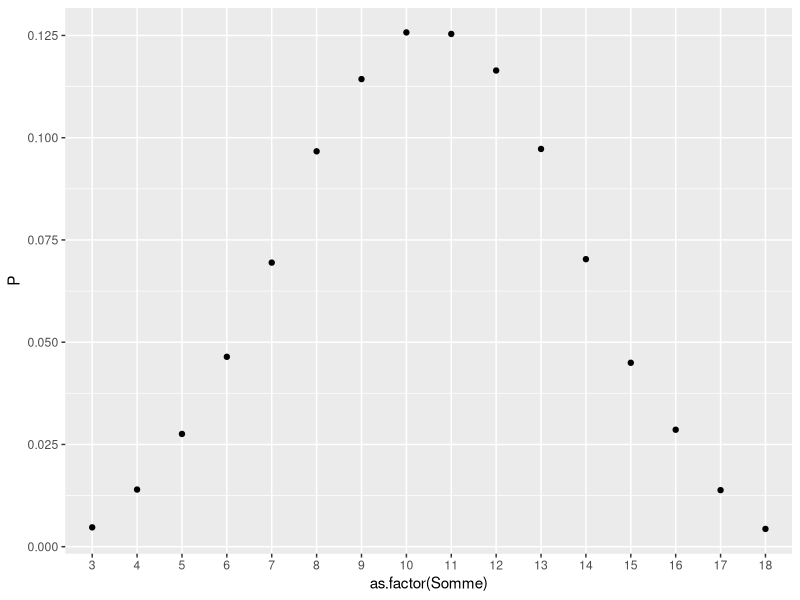
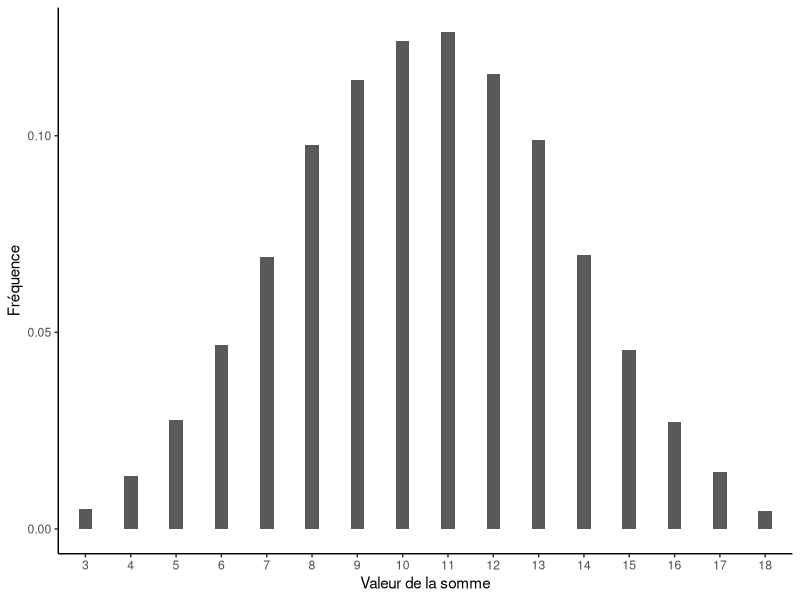
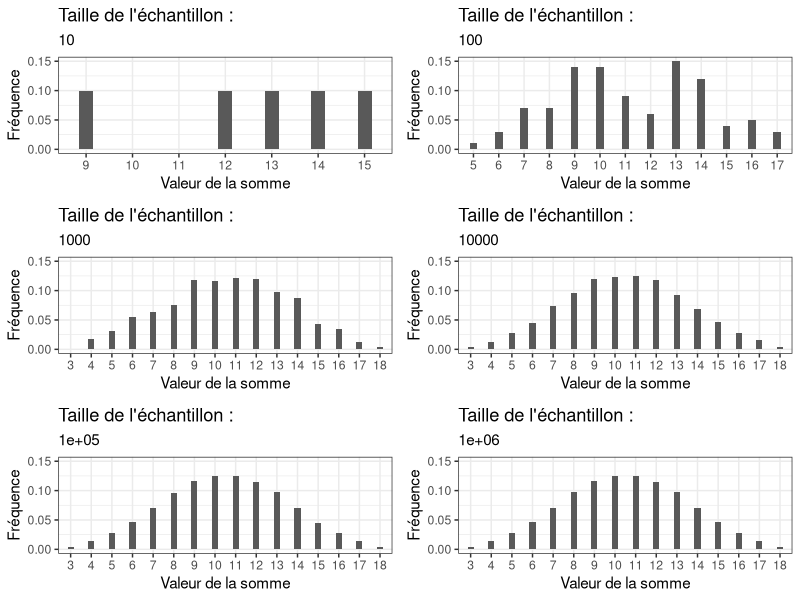

Source code (R) for these figures, in order:
## ---- chunk 1
dice <- function(faces = 6, n = 100)
{
  sample(x = seq(from = 1, to = faces, by = 1), size = n, replace = TRUE);
}

# génère 400 tirages d'un dé à 6 faces
dice(6,400)
## ---- chunk 2
experiment <- function(faces = 6, n = 100)
{
  dice1 <- dice(faces, n);
  dice2 <- dice(faces, n);
  dice3 <- dice(faces, n);
  
  data.frame(Dice1 = dice1,
             Dice2 = dice2,
             Dice3 = dice3);
  
}

# génère une expérience de 400 tirages de 3 dés à 6 faces
experiment(6, 400)
## ---- chunk 3
library(dplyr);
library(ggplot2)
experiment(faces = 6, n = 100000) %>%
  mutate(Somme = Dice1 + Dice2 + Dice3) %>%
  group_by(Somme) %>%
  summarize(N=n()) %>%
  mutate(P=N/100000) %>%
  ggplot(aes(x=as.factor(Somme), y=P)) + geom_point()
## ---- chunk 4
library(dplyr);
library(ggplot2)
experiment(faces = 6, n = 100000) %>%
  mutate(Somme = Dice1 + Dice2 + Dice3) %>%
  ggplot(aes(x=as.factor(Somme))) +
  geom_bar(aes(y = (..count..)/sum(..count..)), width = .3) +
  xlab("Valeur de la somme") + ylab("Fréquence") +
  ylim (0, NA) +
  theme_classic()
## ---- chunk 5
library(gridExtra);

Toscane <- function(faces=6, n=100)

{
  experiment(faces, n) %>%
  mutate(Somme = Dice1 + Dice2 + Dice3) %>%
  ggplot(aes(x=as.factor(Somme))) +
    geom_bar(aes(y = (..count..)/sum(..count..)), width = .3) +
    xlab ("Valeur de la somme") +
    ylab("Fréquence") +
    ggtitle("Taille de l'échantillon : ", n) +
    ylim(0,0.15) +
    theme_bw()
}
Plot1 = Toscane(n=10)
Plot2 = Toscane(n=100)
Plot3 = Toscane(n=1000)
Plot4 = Toscane(n=10000)
Plot5 = Toscane(n=100000)
Plot6 = Toscane(n=1000000)

grid.arrange(Plot1, Plot2, Plot3, Plot4, Plot5, Plot6)


